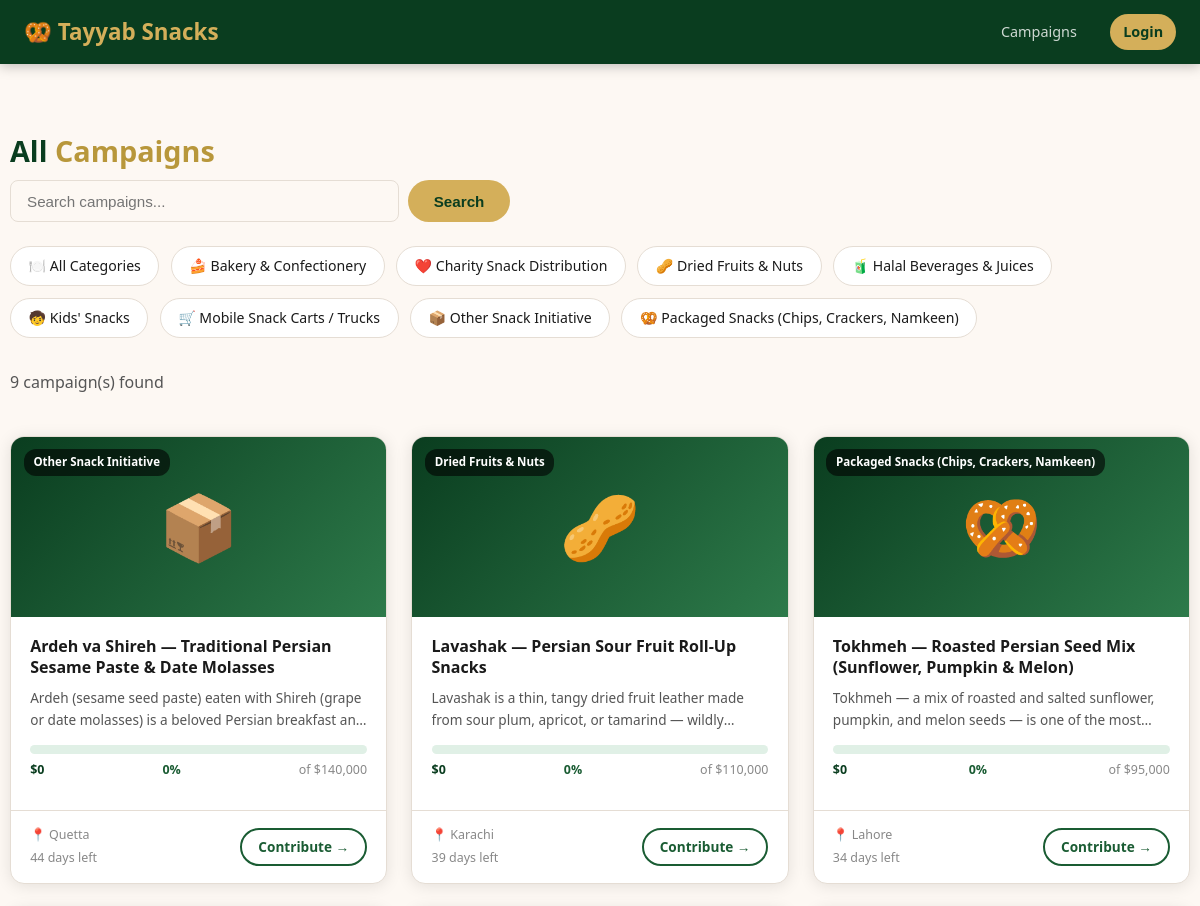
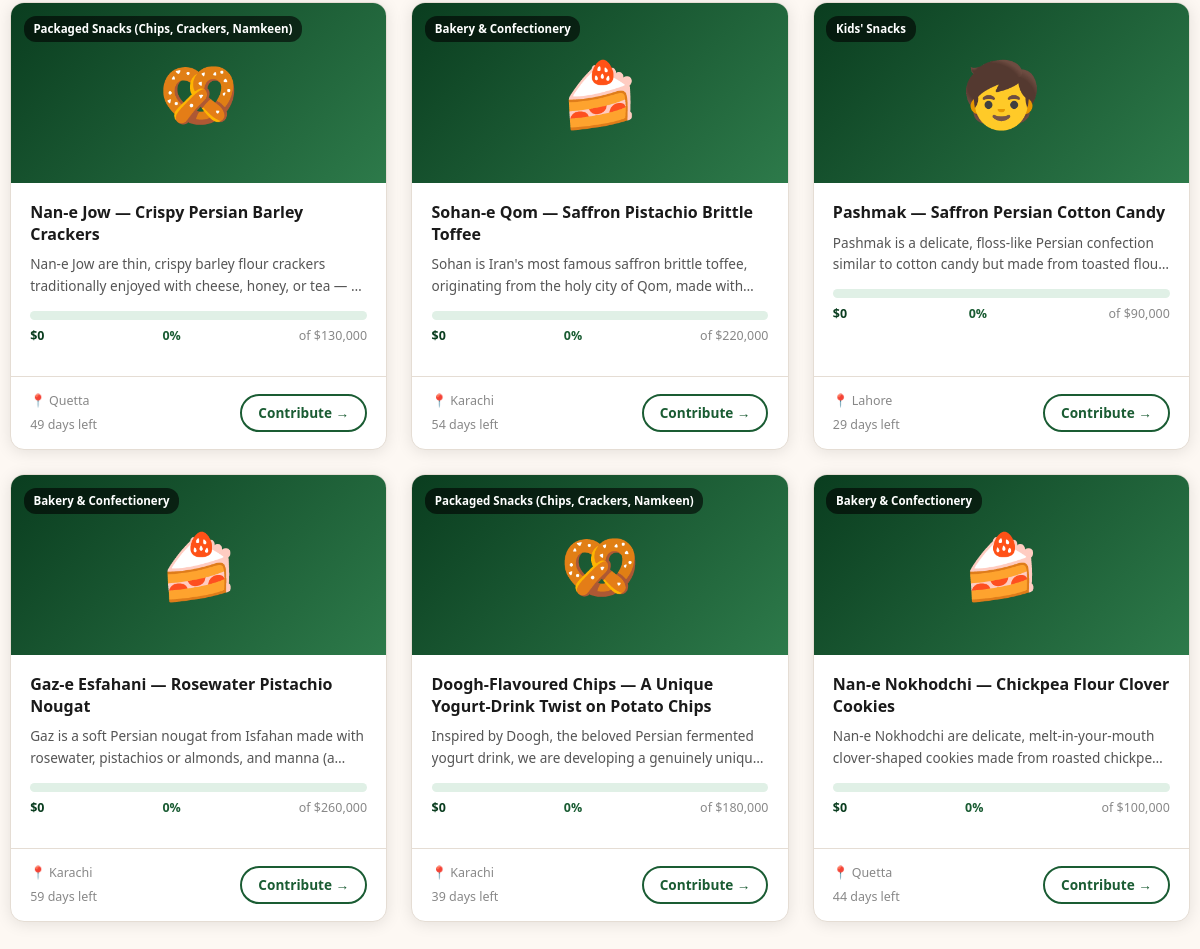
The page /campaigns.php on the database its author committed (2 pictures, top to bottom).
### tables this page shows
CREATE TABLE IF NOT EXISTS categories (
    id   INT UNSIGNED AUTO_INCREMENT PRIMARY KEY,
    name VARCHAR(100) NOT NULL,
    icon VARCHAR(10)
);

CREATE TABLE IF NOT EXISTS campaigns (
    id            INT UNSIGNED AUTO_INCREMENT PRIMARY KEY,
    user_id       INT UNSIGNED NOT NULL,
    category_id   INT UNSIGNED,
    title         VARCHAR(200) NOT NULL,
    description   TEXT NOT NULL,
    goal_amount   DECIMAL(12,2) NOT NULL,
    raised_amount DECIMAL(12,2) DEFAULT 0.00,
    city          VARCHAR(100),
    image_url     VARCHAR(500),
    deadline      DATE,
    status        ENUM('pending','active','funded','closed','rejected') DEFAULT 'pending',
    created_at    TIMESTAMP DEFAULT CURRENT_TIMESTAMP,
    updated_by    INT UNSIGNED NULL,
    updated_at    TIMESTAMP NULL,
    FOREIGN KEY (user_id)     REFERENCES users(id) ON DELETE CASCADE,
    FOREIGN KEY (category_id) REFERENCES categories(id) ON DELETE SET NULL,
    FOREIGN KEY (updated_by)  REFERENCES users(id) ON DELETE SET NULL,
    INDEX idx_status (status),
    INDEX idx_user (user_id)
);

### db.php (called while the page is built, shortened)
<?php
function e(string $s): string {
    return htmlspecialchars($s, ENT_QUOTES, 'UTF-8');
}
function auth(): ?array {
    return $_SESSION['user'] ?? null;
}
function progressPct(float $raised, float $goal): int {
    return (int) min(100, round($raised / $goal * 100));
}

### campaigns.php (the view, shortened to what this page needs)
<?php
require_once __DIR__ . '/db.php';
$user = auth();
$catId = (int) ($_GET['cat'] ?? 0);
$q = trim($_GET['q'] ?? '');
$categories = $pdo->query('SELECT * FROM categories ORDER BY name')->fetchAll();
$sql = "SELECT c.*, u.name AS creator_name, cat.name AS cat_name, cat.icon AS cat_icon
        FROM campaigns c
        JOIN users u ON u.id = c.user_id
        LEFT JOIN categories cat ON cat.id = c.category_id
        WHERE c.status = 'active'";
$params = [];
$sql .= ' ORDER BY c.created_at DESC';
$stmt = $pdo->prepare($sql);
$stmt->execute($params);
$campaigns = $stmt->fetchAll();
?>
<!DOCTYPE html>
<html lang="en">
<head>
<link rel="stylesheet" href="style.css">
</head>
<body>
<nav class="navbar">
    <div class="nav-brand">🥨 <?= e(SITE_NAME) ?></div>
    <div class="nav-links">
        <a href="campaigns.php">Campaigns</a>
        <?php if ($user): ?><a href="submit.php">+ Start a Campaign</a><a href="dashboard.php">Dashboard</a><a href="logout.php" class="nav-btn">Logout</a>
        <?php else: ?><a href="login.php" class="nav-btn">Login</a><?php endif; ?>
    </div>
</nav>
<div class="container section">
    <h2 class="section-title">All <span>Campaigns</span></h2>
    <form method="get" style="display:flex;gap:.6rem;margin-bottom:1.5rem;max-width:500px">
        <input type="text" name="q" class="form-control" placeholder="Search campaigns..." value="<?= e($q) ?>">
        <button type="submit" class="btn btn-primary">Search</button>
    </form>
    <div class="category-grid" style="display:flex;flex-wrap:wrap;gap:.7rem;margin-bottom:2rem">
        <a href="campaigns.php" class="cat-chip <?= $catId === 0 ? 'active' : '' ?>" style="display:inline-flex;align-items:center;gap:.4rem;padding:.5rem 1.1rem;background:var(--white);border:1.5px solid var(--border);border-radius:20px;font-size:.88rem;text-decoration:none;color:var(--text)">🍽️ All Categories</a>
        <?php foreach ($categories as $c): ?>
            <a href="?cat=<?= (int) $c['id'] ?>" class="cat-chip <?= $catId === (int) $c['id'] ? 'active' : '' ?>" style="display:inline-flex;align-items:center;gap:.4rem;padding:.5rem 1.1rem;background:var(--white);border:1.5px solid var(--border);border-radius:20px;font-size:.88rem;text-decoration:none;color:var(--text)"><?= e($c['icon']) ?> <?= e($c['name']) ?></a>
        <?php endforeach; ?>
    </div>
    <p class="section-sub"><?= count($campaigns) ?> campaign(s) found</p>
    <?php if (!$campaigns): ?>
        <div class="empty-state"><div class="icon">📭</div><h3>No campaigns found</h3></div>
    <?php else: ?>
    <div class="grid-3">
        <?php foreach ($campaigns as $c):
            $pct = progressPct((float) $c['raised_amount'], (float) $c['goal_amount']);
            $daysLeft = $c['deadline'] ? max(0, (int) ((strtotime($c['deadline']) - time()) / 86400)) : null;
        ?>
        <a href="campaign.php?id=<?= (int) $c['id'] ?>" class="campaign-card" style="text-decoration:none;color:inherit">
            <div class="campaign-img">
                <?php if ($c['image_url']): ?><img src="<?= e($c['image_url']) ?>" alt=""><?php else: ?><?= e($c['cat_icon'] ?: '🥨') ?><?php endif; ?>
                <?php if ($c['cat_name']): ?><span class="campaign-cat-badge"><?= e($c['cat_name']) ?></span><?php endif; ?>
            </div>
            <div class="campaign-body">
                <div class="campaign-title"><?= e($c['title']) ?></div>
                <div class="campaign-desc"><?= e($c['description']) ?></div>
                <div class="prog-wrap">
                    <div class="prog-bar"><div class="prog-fill" style="width:<?= $pct ?>%"></div></div>
                    <div class="prog-labels">
                        <span class="prog-raised">$<?= number_format((float) $c['raised_amount']) ?></span>
                        <span class="prog-pct"><?= $pct ?>%</span>
                        <span class="prog-goal">of $<?= number_format((float) $c['goal_amount']) ?></span>
                    </div>
                </div>
            </div>
            <div class="campaign-footer">
                <div class="campaign-meta">
                    <span>📍 <?= e($c['city'] ?: 'N/A') ?></span>
                    <span><?= $daysLeft !== null ? $daysLeft . ' days left' : 'No deadline' ?></span>
                </div>
                <span class="btn btn-outline btn-sm">Contribute →</span>
            </div>
        </a>
        <?php endforeach; ?>
    </div>
    <?php endif; ?>
</div>
</body>
</html>

### style.css (style rules this page uses)
:root { --green-deep: #0a3d1f; --green-mid: #1a5c33; --green-light: #2d7a4a; --amber: #d4770a; --amber-light: #f59e0b; --gold: #d4af5a; --gold-dark: #b8973b; --cream: #fdf8f3; --white: #ffffff; --text: #1a1a1a; --text-mid: #555; --text-light: #888; --border: #e5ddd4; --shadow: 0 2px 16px rgba(0,0,0,.10); --shadow-lg: 0 8px 32px rgba(0,0,0,.15); --radius: 14px; --radius-sm: 8px; --transition: .2s ease; }
*, *::before, *::after { box-sizing: border-box; margin: 0; padding: 0; }
body { font-family: 'Segoe UI', system-ui, sans-serif; background: var(--cream); color: var(--text); line-height: 1.6; }
a { color: var(--green-mid); text-decoration: none; }
.navbar { background: var(--green-deep); padding: 0 1.5rem; display: flex; align-items: center; justify-content: space-between; height: 64px; position: sticky; top: 0; z-index: 100; box-shadow: 0 2px 12px rgba(0,0,0,.25); }
.nav-brand { font-size: 1.4rem; font-weight: 800; color: var(--gold); }
.nav-links { display: flex; align-items: center; gap: 1.3rem; }
.nav-links a { color: rgba(255,255,255,.8); font-size: .9rem; font-weight: 500; padding: .4rem .8rem; border-radius: 6px; transition: var(--transition); }
.nav-btn { background: var(--gold) !important; color: var(--green-deep) !important; font-weight: 700 !important; border-radius: 20px !important; }
.btn { display: inline-flex; align-items: center; gap: .4rem; padding: .7rem 1.6rem; border-radius: 25px; font-size: .95rem; font-weight: 600; cursor: pointer; border: none; transition: var(--transition); text-decoration: none; }
.btn-primary { background: var(--gold); color: var(--green-deep); }
.btn-outline { background: transparent; color: var(--green-mid); border: 2px solid var(--green-mid); }
.btn-sm { padding: .4rem 1rem; font-size: .85rem; }
.container { max-width: 1180px; margin: 0 auto; padding: 0 1.5rem; }
.section { padding: 4rem 0; }
.section-title { font-size: 1.8rem; font-weight: 700; color: var(--green-deep); margin-bottom: .4rem; }
.section-title span { color: var(--gold-dark); }
.section-sub { color: var(--text-mid); margin-bottom: 2.5rem; }
.grid-3 { display: grid; grid-template-columns: repeat(auto-fill, minmax(300px, 1fr)); gap: 1.5rem; }
.campaign-card { background: var(--white); border-radius: var(--radius); overflow: hidden; box-shadow: var(--shadow); border: 1.5px solid var(--border); transition: var(--transition); display: flex; flex-direction: column; }
.campaign-img { height: 180px; background: linear-gradient(135deg, var(--green-deep), var(--green-light)); display: flex; align-items: center; justify-content: center; font-size: 4rem; position: relative; }
.campaign-cat-badge { position: absolute; top: .8rem; left: .8rem; background: rgba(0,0,0,.6); color: var(--white); font-size: .72rem; font-weight: 600; padding: .25rem .6rem; border-radius: 12px; }
.campaign-body { padding: 1.2rem; flex: 1; }
.campaign-title { font-size: 1rem; font-weight: 700; color: var(--text); margin-bottom: .5rem; line-height: 1.35; }
.campaign-desc { font-size: .85rem; color: var(--text-mid); margin-bottom: .9rem; display: -webkit-box; -webkit-line-clamp: 2; -webkit-box-orient: vertical; overflow: hidden; }
.prog-wrap { margin-bottom: .7rem; }
.prog-bar { background: #e0f0e6; border-radius: 8px; height: 9px; overflow: hidden; }
.prog-labels { display: flex; justify-content: space-between; font-size: .78rem; margin-top: .35rem; }
.prog-raised { font-weight: 700; color: var(--green-deep); }
.prog-goal { color: var(--text-light); }
.prog-pct { color: var(--green-mid); font-weight: 700; }
.campaign-footer { padding: .9rem 1.2rem; border-top: 1px solid var(--border); display: flex; align-items: center; justify-content: space-between; }
.campaign-meta { font-size: .78rem; color: var(--text-light); display: flex; flex-direction: column; gap: .2rem; }
.form-control { width: 100%; padding: .7rem 1rem; border: 1.5px solid var(--border); border-radius: var(--radius-sm); font-size: .95rem; color: var(--text); background: var(--cream); outline: none; transition: var(--transition); }

### rows shown on the page
categories: icon "🍰", name "Bakery & Confectionery"
categories: icon "❤️", name "Charity Snack Distribution"
categories: icon "🥜", name "Dried Fruits & Nuts"
categories: icon "🧃", name "Halal Beverages & Juices"
categories: icon "🧒", name "Kids' Snacks"
categories: icon "🛒", name "Mobile Snack Carts / Trucks"
categories: icon "📦", name "Other Snack Initiative"
categories: icon "🥨", name "Packaged Snacks (Chips, Crackers, Namkeen)"
campaigns: category.icon "📦", category.name "Other Snack Initiative", title "Ardeh va Shireh — Traditional Persian Sesame Paste & Date Molasses", description "Ardeh (sesame seed paste) eaten with Shireh (grape or date molasses) is a beloved Persian breakfast…", raised_amount "0", pct "0", goal_amount "140,000", city "Quetta", deadline "44"
campaigns: category.icon "🥜", category.name "Dried Fruits & Nuts", title "Lavashak — Persian Sour Fruit Roll-Up Snacks", description "Lavashak is a thin, tangy dried fruit leather made from sour plum, apricot, or tamarind —…", raised_amount "0", pct "0", goal_amount "110,000", city "Karachi", deadline "39"
campaigns: category.icon "🥨", category.name "Packaged Snacks (Chips, Crackers, Namkeen)", title "Tokhmeh — Roasted Persian Seed Mix (Sunflower, Pumpkin & Melon)", description "Tokhmeh — a mix of roasted and salted sunflower, pumpkin, and melon seeds — is one of the…", raised_amount "0", pct "0", goal_amount "95,000", city "Lahore", deadline "34"
campaigns: category.icon "🥨", category.name "Packaged Snacks (Chips, Crackers, Namkeen)", title "Nan-e Jow — Crispy Persian Barley Crackers", description "Nan-e Jow are thin, crispy barley flour crackers traditionally enjoyed with cheese, honey, or tea —…", raised_amount "0", pct "0", goal_amount "130,000", city "Quetta", deadline "49"
campaigns: category.icon "🍰", category.name "Bakery & Confectionery", title "Sohan-e Qom — Saffron Pistachio Brittle Toffee", description "Sohan is Iran's most famous saffron brittle toffee, originating from the holy city of Qom, made…", raised_amount "0", pct "0", goal_amount "220,000", city "Karachi", deadline "54"
campaigns: category.icon "🧒", category.name "Kids' Snacks", title "Pashmak — Saffron Persian Cotton Candy", description "Pashmak is a delicate, floss-like Persian confection similar to cotton candy but made from toasted…", raised_amount "0", pct "0", goal_amount "90,000", city "Lahore", deadline "29"
campaigns: category.icon "🍰", category.name "Bakery & Confectionery", title "Gaz-e Esfahani — Rosewater Pistachio Nougat", description "Gaz is a soft Persian nougat from Isfahan made with rosewater, pistachios or almonds, and manna…", raised_amount "0", pct "0", goal_amount "260,000", city "Karachi", deadline "59"
campaigns: category.icon "🥨", category.name "Packaged Snacks (Chips, Crackers, Namkeen)", title "Doogh-Flavoured Chips — A Unique Yogurt-Drink Twist on Potato Chips", description "Inspired by Doogh, the beloved Persian fermented yogurt drink, we are developing a genuinely…", raised_amount "0", pct "0", goal_amount "180,000", city "Karachi", deadline "39"
campaigns: category.icon "🍰", category.name "Bakery & Confectionery", title "Nan-e Nokhodchi — Chickpea Flour Clover Cookies", description "Nan-e Nokhodchi are delicate, melt-in-your-mouth clover-shaped cookies made from roasted…", raised_amount "0", pct "0", goal_amount "100,000", city "Quetta", deadline "44"

### other values the page prints
SITE_NAME "Tayyab Snacks"
count($campaigns) "9"
